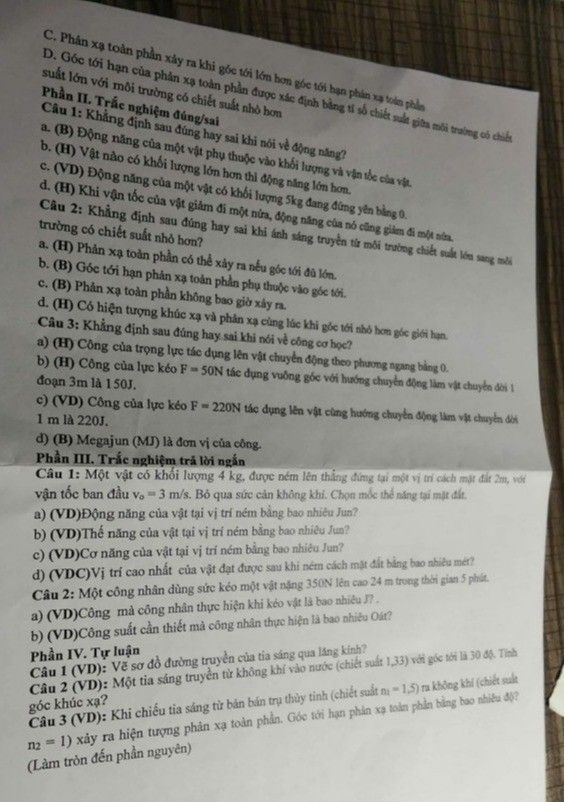
#> input picture scan_input.jpg, 565 x 802 px
$ python -i morphology.py   (imports and definitions only)
#> lines starting #> are read from the running program, lines starting #| are printed output that depends on the picture; after the words box and inside, x2 and y2 are one past the last pixel; in counts of white or black regions, pixels touching at a corner belong together
#> further down, picture is the input picture: shape (802, 565, 3); mean B, G, R 132.9, 139.1, 139.5
import cv2
import numpy as np

SHAPES = {"rect": cv2.MORPH_RECT, "ellipse": cv2.MORPH_ELLIPSE, "cross": cv2.MORPH_CROSS}
METHODS = {"erosion", "dilation", "opening", "closing"}


def _binary_foreground(image: np.ndarray, threshold: int = 127) -> np.ndarray:
#> called with threshold = 127
    if image is None or not isinstance(image, np.ndarray) or image.size == 0:
        raise ValueError("Ảnh đầu vào không hợp lệ")
    if image.dtype != np.uint8:
        raise ValueError("Ảnh phải có kiểu uint8")
    if image.ndim == 3 and image.shape[2] == 3:
        gray = cv2.cvtColor(image, cv2.COLOR_BGR2GRAY)
    elif image.ndim == 2:
        gray = image
    else:
        raise ValueError("Chỉ hỗ trợ ảnh xám hoặc ảnh BGR 3 kênh")
    if not 0 <= threshold <= 255:
        raise ValueError("threshold phải từ 0 đến 255")
    _, binary = cv2.threshold(gray, threshold, 255, cv2.THRESH_BINARY_INV)
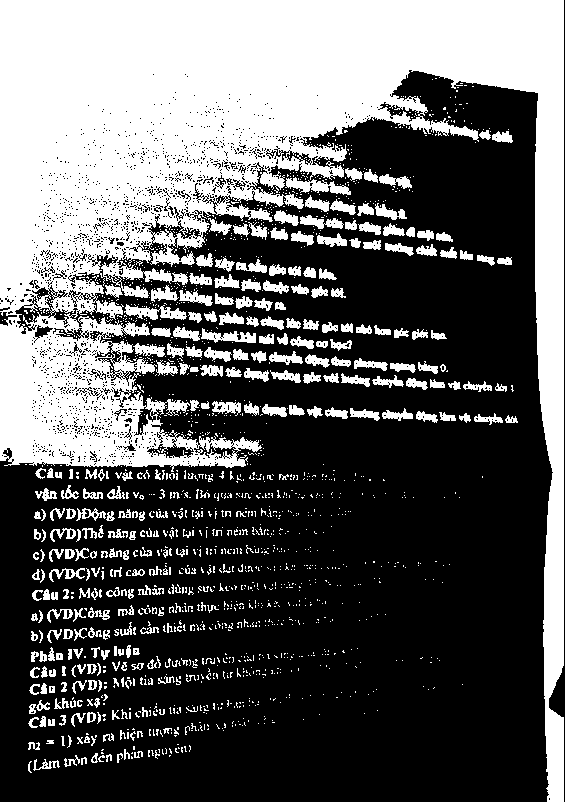
#> binary: shape (802, 565); 37.5% white; 1652 white regions (1340 under 20 px), largest, box (x1, y1, x2, y2) and area: (0, 0, 564, 802) 138797, (285, 177, 351, 195) 566, (124, 304, 187, 320) 523
    return binary


def apply_morphology(image: np.ndarray, method: str, kernel_size: int = 3,
                     shape: str = "rect", threshold: int = 127,
                     iterations: int = 1) -> np.ndarray:
    """Trả ảnh nhị phân chữ đen/nền trắng sau hình thái học."""
    if method not in METHODS:
        raise ValueError(f"Phương pháp không hợp lệ: {method}")
    if type(kernel_size) is not int or not 1 <= kernel_size <= 15:
        raise ValueError("kernel_size phải là số nguyên từ 1 đến 15")
    if shape not in SHAPES:
        raise ValueError(f"shape phải thuộc {list(SHAPES)}")
    if type(iterations) is not int or not 1 <= iterations <= 5:
        raise ValueError("iterations phải là số nguyên từ 1 đến 5")
    foreground = _binary_foreground(image, threshold)
    kernel = cv2.getStructuringElement(SHAPES[shape], (kernel_size, kernel_size))
    if method == "erosion":
        result = cv2.erode(foreground, kernel, iterations=iterations)
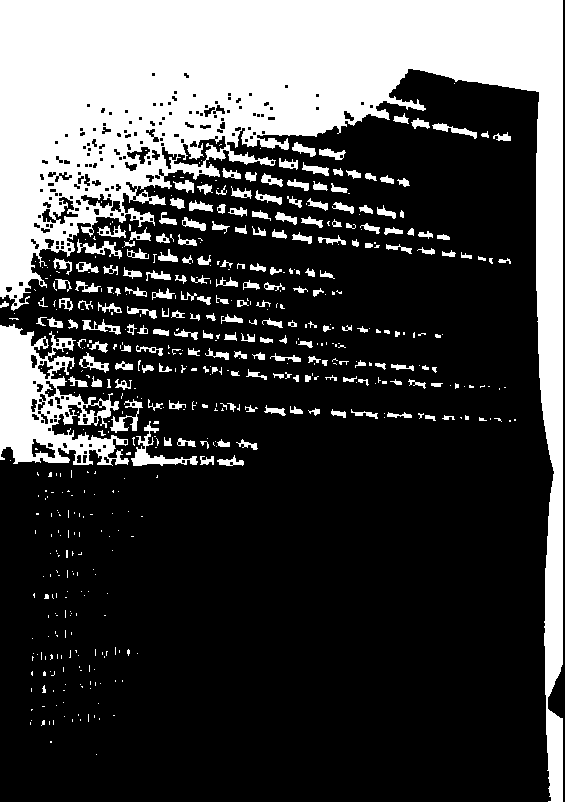
#> result: shape (802, 565); 27% white; 537 white regions (337 under 20 px), largest, box (x1, y1, x2, y2) and area: (0, 0, 563, 802) 96679, (0, 324, 129, 466) 8691, (131, 421, 198, 466) 702
    elif method == "dilation":
        result = cv2.dilate(foreground, kernel, iterations=iterations)
    else:
        operation = cv2.MORPH_OPEN if method == "opening" else cv2.MORPH_CLOSE
        result = cv2.morphologyEx(foreground, operation, kernel, iterations=iterations)
    return cv2.bitwise_not(result)


def erosion(image, kernel_size=3, shape="rect", threshold=127):
    return apply_morphology(image, "erosion", kernel_size, shape, threshold)


def dilation(image, kernel_size=3, shape="rect", threshold=127):
    return apply_morphology(image, "dilation", kernel_size, shape, threshold)


def opening(image, kernel_size=3, shape="rect", threshold=127):
    return apply_morphology(image, "opening", kernel_size, shape, threshold)


def closing(image, kernel_size=3, shape="rect", threshold=127):
    return apply_morphology(image, "closing", kernel_size, shape, threshold)

>>> import cv2
>>> picture = cv2.imread('../scan_input.jpg')
>>> result = erosion(picture)
